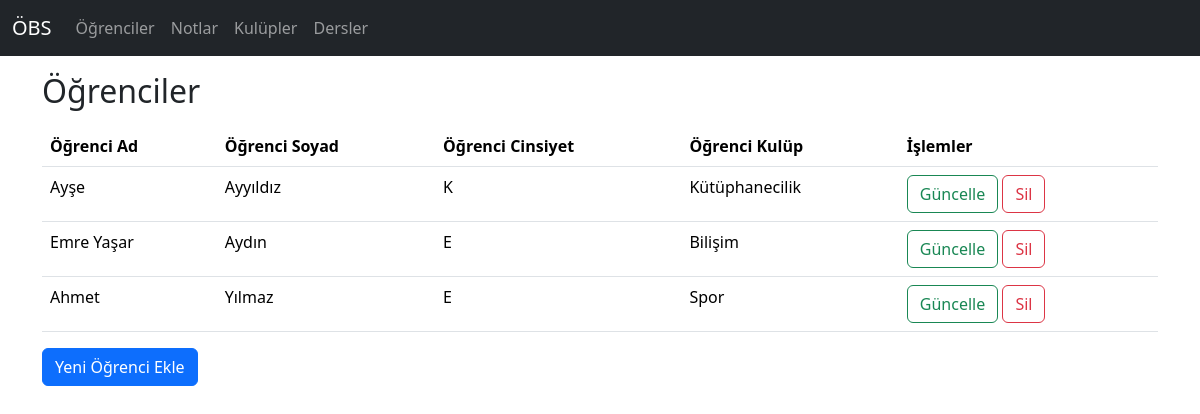
The page / on the database its author committed.
### ogrenci/models.py (models this page shows, shortened)
class Ogrenciler(models.Model):
    ogrenciAd = models.CharField(max_length=30)
    ogrenciSoyad = models.CharField(max_length=30)
    ogrenciFotograf = models.CharField(max_length=255, null=True, blank=True)
    cinsiyet = [
        ('E', 'Erkek'),
        ('K', 'Kadın'),
    ]
    ogrenciCinsiyet = models.CharField(max_length=1, choices=cinsiyet)
    ogrenciKulup = models.ForeignKey(Kulupler, on_delete=models.CASCADE, null=True, blank=True)

class Kulupler(models.Model):
    kulupAd = models.CharField(max_length=50)
    kulupKontenjan = models.IntegerField()
    def __str__(self):
        return self.kulupAd

### ogrenci/views.py (the view)
# urls.py: path('', views.ogrenciler, name="index"),
def ogrenciler(request):
    ogrencilerVerisi = models.Ogrenciler.objects.all()
    return render(request, "ogrenciler/index.html", context={
        "ogrencilerVerisi": ogrencilerVerisi
    })

### ogrenci/templates/ogrenciler/index.html (shortened to what this page needs)
{% extends 'base.html' %}
{% load static %}
{% block content %}
{% include 'ogrenciler/table.html' %}
{% endblock %}

### ogrenci/templates/ogrenciler/table.html
<div class="container mt-3">
    <h2>Öğrenciler</h2>
    <table class="table table-hover mt-3">
            <thead>
            <tr>
                <th>Öğrenci Ad</th>
                <th>Öğrenci Soyad</th>
                <th>Öğrenci Cinsiyet</th>
                <th>Öğrenci Kulüp</th>
                <th>İşlemler</th>
            </tr>
            </thead>
            <tbody>
            {% for ogrVerisi in ogrencilerVerisi %}
            <tr>
                <td>{{ ogrVerisi.ogrenciAd }}</td>
                <td>{{ ogrVerisi.ogrenciSoyad }}</td>
                <td>{{ ogrVerisi.ogrenciCinsiyet }}</td>
                <td>{{ ogrVerisi.ogrenciKulup }}</td>
                <td>
                    <a href="{% url 'ogrenci_guncelle' ogrVerisi.id %}" class="btn btn-outline-success">Güncelle</a>
                    <a href="{% url 'ogrenci_sil' ogrVerisi.id %}" class="btn btn-outline-danger">Sil</a>
                </td>
            </tr>
            {% endfor %}
            </tbody>
        </table>
        <a href="{% url 'ogrenci_ekle' %}" type="button" class="btn btn-primary mb-5">Yeni Öğrenci Ekle</a>
</div>

### rows shown on the page
Ogrenciler: ogrenciAd "Ayşe", ogrenciSoyad "Ayyıldız", ogrenciCinsiyet "K", ogrenciKulup "Kütüphanecilik"
Ogrenciler: ogrenciAd "Emre Yaşar", ogrenciSoyad "Aydın", ogrenciCinsiyet "E", ogrenciKulup "Bilişim"
Ogrenciler: ogrenciAd "Ahmet", ogrenciSoyad "Yılmaz", ogrenciCinsiyet "E", ogrenciKulup "Spor"
